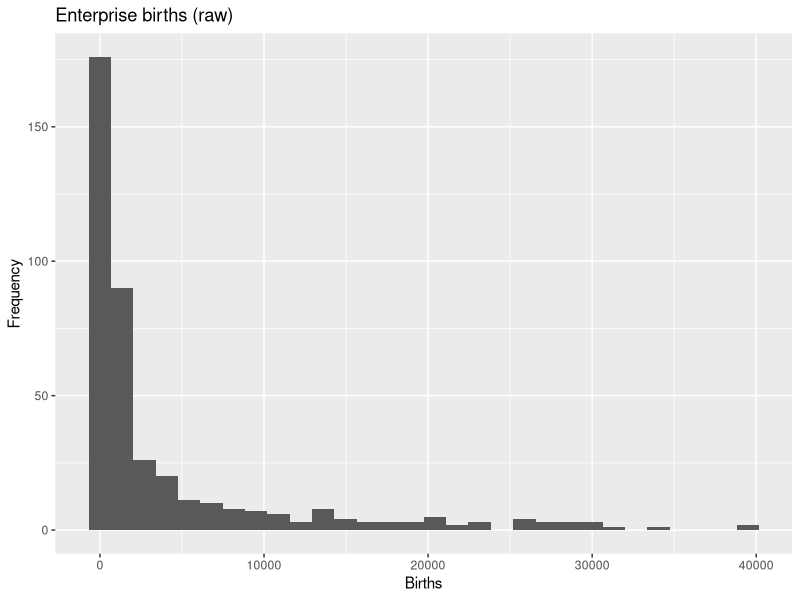
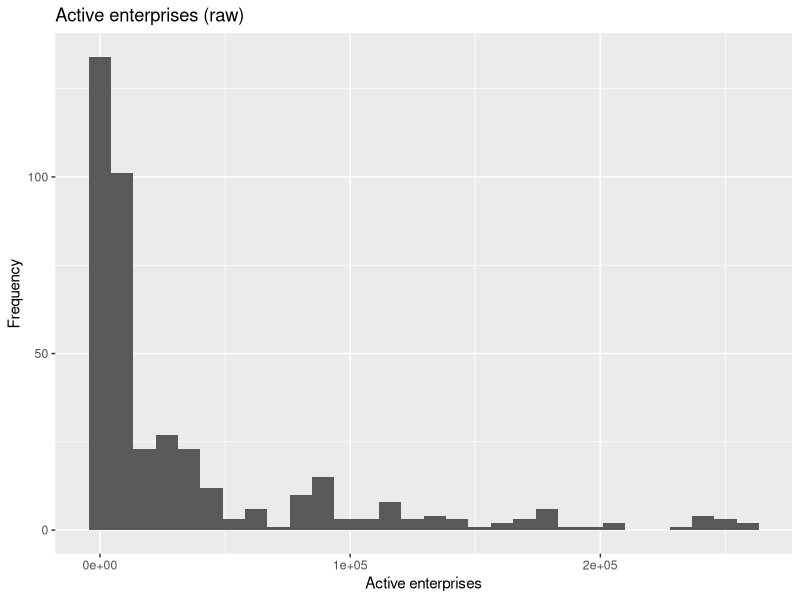
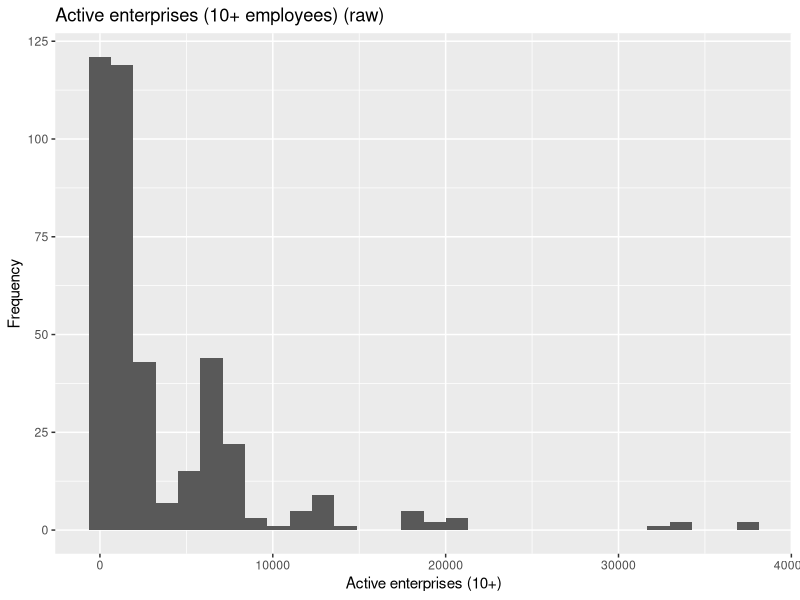
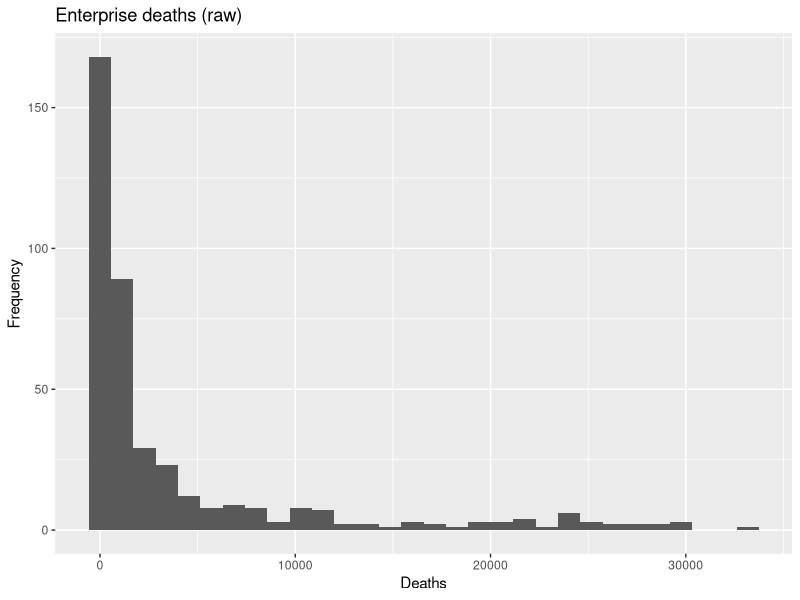
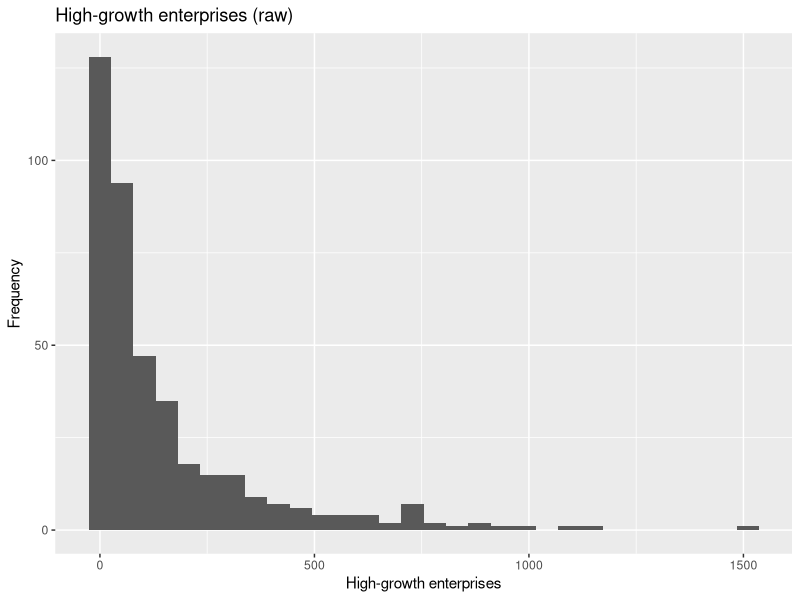
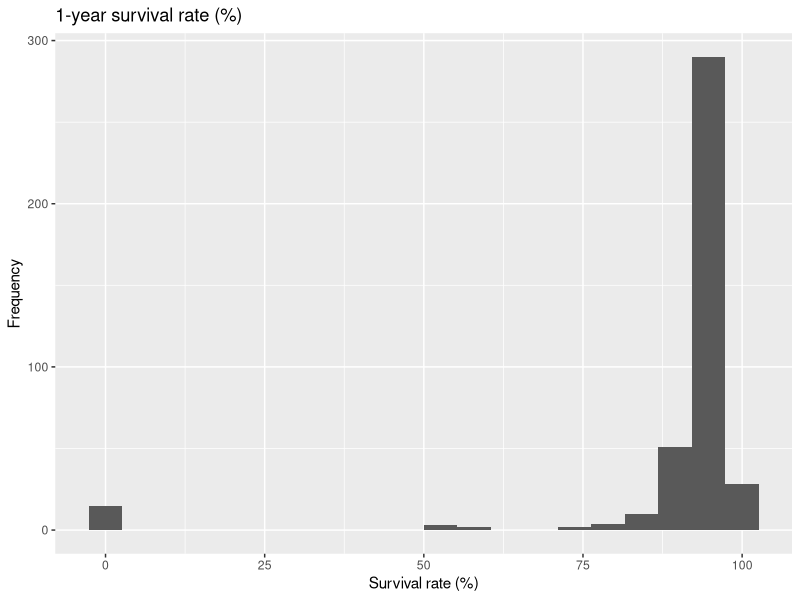
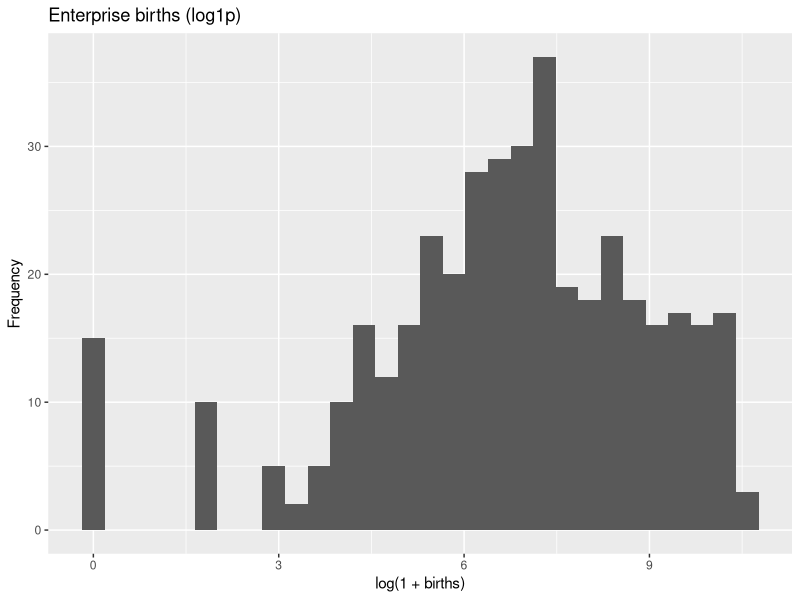
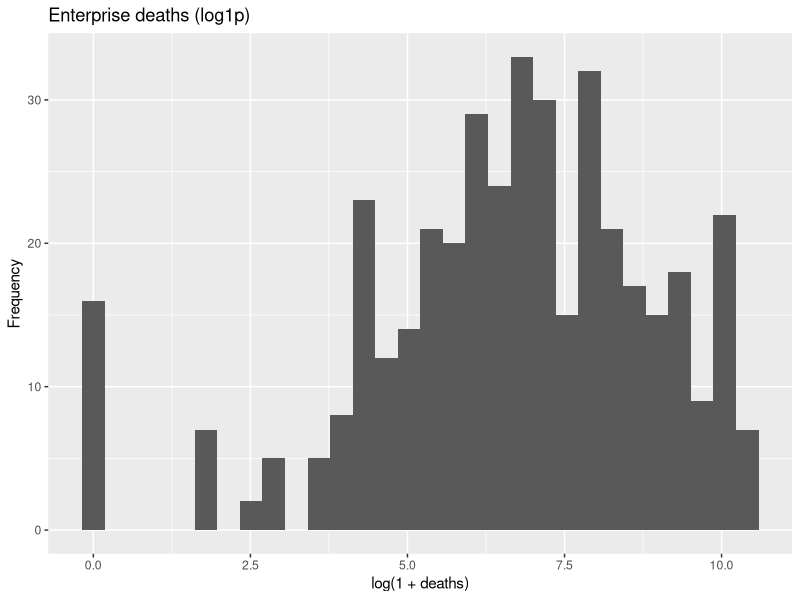

The R source for these figures, in order:

# RQ1:
# How do enterprise births vary across UK industries between 2019 and 2023, 
# and how are these differences associated with industry size, 
# enterprise survival, and high-growth activity?
# Output: Figures saved to ./Outputs/Visuals/


library(tidyverse)
library(scales)
library(corrplot)


if (!dir.exists("./Outputs/Visuals")) dir.create("./Outputs/Visuals", recursive = TRUE)


# Load data 
master_panel <- read_csv(
  "./Dataset/Final_Master_Datasets/master_panel_industry_characteristics_2019_2023.csv"
)

# Quick data audit (structure + missingness)
glimpse(master_panel)
summary(master_panel)
colSums(is.na(master_panel))


# Ensure consistent types for grouping and labels
master_panel <- master_panel %>%
  mutate(
    year = as.integer(year),
    industry_code = as.factor(industry_code), # use industry_name if preferred/available
    industry_name = as.character(industry_name)  # keep for labels/plots
    
  )

# Structure check
master_panel %>%
  summarise(
    n_rows = n(),
    n_industries = n_distinct(industry_code),
    years = paste(sort(unique(year)), collapse = ", ")
  )

# Create EDA features (raw + transformed) 
# Keep raw variables for interpretation, and log1p versions for skewed counts
eda <- master_panel %>%
  mutate(
    industry_name_wrapped = stringr::str_wrap(as.character(industry_name), width = 28),
    births = births_of_new_enterprises,
    active = active_enterprises,
    active_10plus = active_enterprises_10plus_employees,
    deaths = deaths_of_new_enterprises,
    high_growth = high_growth_enterprises,
    survival_1yr = percent_of_1_year,
    survival_2yr = percent_of_2_year,
    survival_3yr = percent_of_3_year,
    survival_4yr = percent_of_4_year,
    survival_5yr = percent_of_5_year,
    
    # Births per 1,000 active enterprises (controls for industry size)
    birth_intensity = if_else(
      active > 0,
      (births / active) * 1000,
      NA_real_
    ),
    log_births = log1p(births),
    log_active = log1p(active),
    log_active_10plus = log1p(active_10plus),
    log_deaths = log1p(deaths),
    log_high_growth = log1p(high_growth)
    )


# Raw distributions
p_births_raw <- ggplot(eda, aes(births)) +
  geom_histogram(bins = 30) +
  labs(title = "Enterprise births (raw)", x = "Births", y = "Frequency")

p_births_raw
ggsave("./Outputs/Visuals/RQ1_births_raw_distribution.png", p_births_raw, width = 8, height = 5, dpi = 300)


p_active_raw <- ggplot(eda, aes(active)) +
  geom_histogram(bins = 30) +
  labs(title = "Active enterprises (raw)", x = "Active enterprises", y = "Frequency")

p_active_raw

ggsave("./Outputs/Visuals/RQ1_active_enterprises_raw_distribution.png", p_active_raw, width = 8, height = 5, dpi = 300)


p_active_10plus_raw <- ggplot(eda, aes(active_10plus)) +
  geom_histogram(bins = 30) +
  labs(title = "Active enterprises (10+ employees) (raw)",
       x = "Active enterprises (10+)", y = "Frequency")


p_active_10plus_raw

ggsave("./Outputs/Visuals/RQ1_active_enterprises_10plus_raw_distribution.png", p_active_10plus_raw, width = 8, height = 5, dpi = 300)


p_deaths_raw <- ggplot(eda, aes(deaths)) +
  geom_histogram(bins = 30) +
  labs(title = "Enterprise deaths (raw)", x = "Deaths", y = "Frequency")


p_deaths_raw
ggsave("./Outputs/Visuals/RQ1_deaths_raw_distribution.png", p_deaths_raw, width = 8, height = 5, dpi = 300)



p_hg_raw <- ggplot(eda, aes(high_growth)) +
  geom_histogram(bins = 30) +
  labs(title = "High-growth enterprises (raw)", x = "High-growth enterprises", y = "Frequency")

p_hg_raw

ggsave("./Outputs/Visuals/RQ1_high_growth_raw_distribution.png", p_hg_raw , width = 8, height = 5, dpi = 300)

p_survival_1yr <- ggplot(eda, aes(survival_1yr)) +
  geom_histogram(bins = 20) +
  labs(title = "1-year survival rate (%)",
       x = "Survival rate (%)", y = "Frequency")

p_survival_1yr
ggsave("./Outputs/Visuals/RQ1_survival_1yr_distribution.png",
       p_survival_1yr, width = 8, height = 5, dpi = 300)




# Log-transformed distributions (skew reduction)
p_births_log <- ggplot(eda, aes(log_births)) +
  geom_histogram(bins = 30) +
  labs(title = "Enterprise births (log1p)", x = "log(1 + births)", y = "Frequency")

p_births_log 
ggsave("./Outputs/Visuals/RQ1_births_log_distribution.png", p_births_log, width = 8, height = 5, dpi = 300)


p_deaths_log <- ggplot(eda, aes(log_deaths)) +
  geom_histogram(bins = 30) +
  labs(title = "Enterprise deaths (log1p)", x = "log(1 + deaths)", y = "Frequency")

p_deaths_log 
ggsave("./Outputs/Visuals/RQ1_deaths_log_distribution.png", p_deaths_log, width = 8, height = 5, dpi = 300)




p_active_log <- ggplot(eda, aes(log_active)) +
  geom_histogram(bins = 30) +
  labs(title = "Active enterprises (log1p)", x = "log(1 + active)", y = "Frequency")

p_active_log 
ggsave("./Outputs/Visuals/RQ1_active_log_distribution.png", p_active_log, width = 8, height = 5, dpi = 300)


p_active_10plus_log <- ggplot(eda, aes(log_active_10plus)) +
  geom_histogram(bins = 30) +
  labs(title = "Active enterprises with 10+ employees (log1p)", x = "log(1 + active_10plus)", y = "Frequency")

p_active_10plus_log 
ggsave("./Outputs/Visuals/RQ1_active_10plus_log_distribution.png", p_active_10plus_log, width = 8, height = 5, dpi = 300)




p_high_growth_log <- ggplot(eda, aes(log_high_growth)) +
  geom_histogram(bins = 30) +
  labs(title = "High-growth enterprises (log1p)", x = "log(1 + high-growth)", y = "Frequency")

p_high_growth_log 
ggsave("./Outputs/Visuals/RQ1_high_growth_log_distribution.png", p_high_growth_log, width = 8, height = 5, dpi = 300)


# Size-adjusted entry
# Birth intensity distribution
p_birth_intensity_hist <- ggplot(eda %>% filter(is.finite(birth_intensity)), aes(birth_intensity)) +
  geom_histogram(bins = 30) +
  labs(title = "Birth intensity (births per 1,000 active enterprises)",
       x = "Birth intensity", y = "Frequency")

p_birth_intensity_hist
ggsave("./Outputs/Visuals/RQ1_birth_intensity_distribution.png",
       p_birth_intensity_hist, width = 8, height = 5, dpi = 300)


# Time patterns (variation over time)
# Overall total births by year (across all industries)
p_total_births_time <- eda %>%
  group_by(year) %>%
  summarise(total_births = sum(births, na.rm = TRUE), .groups = "drop") %>%
  ggplot(aes(year, total_births)) +
  geom_line() +
  geom_point() +
  labs(
    title = "Total enterprise births across all industries (2019–2023)",
    x = "Year",
    y = "Total births"
  )

p_total_births_time 

ggsave("./Outputs/Visuals/RQ1_total_births_over_time.png",
       p_total_births_time, width = 8, height = 5, dpi = 300)



# Birth intensity over time (overall) 
p_birth_intensity_time <- eda %>%
  group_by(year) %>%
  summarise(mean_birth_intensity = mean(birth_intensity, na.rm = TRUE),
            .groups = "drop") %>%
  ggplot(aes(year, mean_birth_intensity)) +
  geom_line() +
  geom_point() +
  labs(
    title = "Mean birth intensity over time (2019–2023)",
    x = "Year",
    y = "Mean births per 1,000 active enterprises"
  )

p_birth_intensity_time
ggsave("./Outputs/Visuals/RQ1_birth_intensity_over_time.png",
       p_birth_intensity_time, width = 8, height = 5, dpi = 300)

# Top 10 industries by total births for readable time-series comparison
top_industries <- eda %>%
  group_by(industry_code) %>%
  summarise(total_births = sum(births, na.rm = TRUE), .groups = "drop") %>%
  arrange(desc(total_births)) %>%
  slice_head(n = 10) %>%
  pull(industry_code)

p_birth_intensity_top_industries <- eda %>%
  filter(industry_code %in% top_industries, is.finite(birth_intensity)) %>%
  group_by(year, industry_code, industry_name_wrapped) %>%
  summarise(mean_birth_intensity = mean(birth_intensity, na.rm = TRUE),
            .groups = "drop") %>%
  ggplot(aes(year, mean_birth_intensity, color = industry_name_wrapped)) +
  geom_line() +
  geom_point() +
  labs(
    title = "Birth intensity over time for top industries (2019–2023)",
    x = "Year",
    y = "Births per 1,000 active enterprises",
    color = "Industry"
  )

p_birth_intensity_top_industries
ggsave("./Outputs/Visuals/RQ1_birth_intensity_top_industries.png",
       p_birth_intensity_top_industries, width = 9, height = 6, dpi = 300)



p_births_top_industries <- eda %>%
  filter(industry_code %in% top_industries) %>%
  group_by(year, industry_code, industry_name_wrapped) %>%
  summarise(births = sum(births, na.rm = TRUE), .groups = "drop") %>%
  ggplot(aes(year, births, color = industry_name_wrapped)) +
  geom_line() +
  geom_point() +
  labs(
    title = "Enterprise births over time for top industries",
    x = "Year",
    y = "Births",
    color = "Industry"
  )

p_births_top_industries
ggsave("./Outputs/Visuals/RQ1_births_over_time_top_industries.png",
       p_births_top_industries, width = 9, height = 6, dpi = 300)


# Industry comparisons (differences across industries) 
# Distribution of births across top industries (boxplot)
# Boxplot: births distribution across top industries 

p_births_box_top <- eda %>%
  filter(industry_code %in% top_industries) %>%
  ggplot(aes(reorder(industry_name_wrapped, births, FUN = median), births)) +
  geom_boxplot() +
  coord_flip() +
  labs(
    title = "Distribution of births across top industries (2019–2023)",
    x = "Industry",
    y = "Births"
  )

p_births_box_top
ggsave("./Outputs/Visuals/RQ1_7_births_distribution_by_industry.png",
       p_births_box_top, width = 9, height = 6, dpi = 300)


# Top 10 industries by total births
eda %>%
  group_by(industry_code, industry_name_wrapped) %>%
  summarise(total_births = sum(births, na.rm = TRUE), .groups = "drop") %>%
  arrange(desc(total_births)) %>%
  slice_head(n = 10)

# Top 10 industries by average birth intensity
eda %>%
  filter(is.finite(birth_intensity)) %>%
  group_by(industry_code,industry_name_wrapped) %>%
  summarise(mean_birth_intensity = mean(birth_intensity, na.rm = TRUE), .groups = "drop") %>%
  arrange(desc(mean_birth_intensity)) %>%
  slice_head(n = 10)

# Associations (births vs size, survival, high-growth) 
# Scatterplots with trend lines
# These plots show patterns and they do not establish causality.
p_births_vs_size <- ggplot(eda, aes(log_active, log_births)) +
  geom_point(alpha = 0.5) +
  geom_smooth(method = "lm", se = FALSE) +
  labs(
    title = "Association: births vs industry size",
    x = "log(1 + active enterprises)",
    y = "log(1 + births)"
  )

p_births_vs_size
ggsave("./Outputs/Visuals/RQ1_births_vs_industry_size.png",
       p_births_vs_size, width = 8, height = 5, dpi = 300)



p_births_vs_high_growth <- ggplot(eda, aes(log_high_growth, log_births)) +
  geom_point(alpha = 0.5) +
  geom_smooth(method = "lm", se = FALSE) +
  labs(
    title = "Association: births vs high-growth activity",
    x = "log(1 + high-growth enterprises)",
    y = "log(1 + births)"
  )

p_births_vs_high_growth
ggsave("./Outputs/Visuals/RQ1_births_vs_high_growth.png",
       p_births_vs_high_growth, width = 8, height = 5, dpi = 300)



p_births_vs_survival <- ggplot(eda, aes(survival_1yr, log_births)) +
  geom_point(alpha = 0.5) +
  geom_smooth(method = "lm", se = FALSE) +
  labs(
    title = "Association: births vs 1-year survival rate",
    x = "1-year survival (%)",
    y = "log(1 + births)"
  )

p_births_vs_survival
ggsave("./Outputs/Visuals/RQ1_births_vs_survival_1yr.png",
       p_births_vs_survival, width = 8, height = 5, dpi = 300)



p_births_vs_deaths <- ggplot(eda, aes(log_deaths, log_births)) +
  geom_point(alpha = 0.5) +
  geom_smooth(method = "lm", se = FALSE) +
  labs(
    title = "Association: births vs deaths (context for churn)",
    x = "log(1 + deaths)",
    y = "log(1 + births)"
  )

p_births_vs_deaths
ggsave("./Outputs/Visuals/RQ1_births_vs_deaths.png",
       p_births_vs_deaths, width = 8, height = 5, dpi = 300)



p_intensity_vs_size <- ggplot(
  eda %>% filter(is.finite(birth_intensity)),
  aes(log_active, birth_intensity)
) +
  geom_point(alpha = 0.5) +
  geom_smooth(method = "lm", se = FALSE) +
  labs(
    title = "Association: birth intensity vs industry size",
    x = "log(1 + active enterprises)",
    y = "Births per 1,000 active enterprises"
  )

p_intensity_vs_size
ggsave("./Outputs/Visuals/RQ1_birth_intensity_vs_industry_size.png",
       p_intensity_vs_size, width = 8, height = 5, dpi = 300)


p_intensity_vs_high_growth <- ggplot(
  eda %>% filter(is.finite(birth_intensity)),
  aes(log_high_growth, birth_intensity)
) +
  geom_point(alpha = 0.5) +
  geom_smooth(method = "lm", se = FALSE) +
  labs(
    title = "Association: birth intensity vs high-growth activity",
    x = "log(1 + high-growth enterprises)",
    y = "Births per 1,000 active enterprises"
  )

p_intensity_vs_high_growth
ggsave("./Outputs/Visuals/RQ1_birth_intensity_vs_high_growth.png",
       p_intensity_vs_high_growth, width = 8, height = 5, dpi = 300)


p_intensity_vs_survival <- ggplot(
  eda %>% filter(is.finite(birth_intensity)),
  aes(survival_1yr, birth_intensity)
) +
  geom_point(alpha = 0.5) +
  geom_smooth(method = "lm", se = FALSE) +
  labs(
    title = "Association: birth intensity vs 1-year survival rate",
    x = "1-year survival (%)",
    y = "Births per 1,000 active enterprises"
  )

p_intensity_vs_survival
ggsave("./Outputs/Visuals/RQ1_birth_intensity_vs_survival_1yr.png",
       p_intensity_vs_survival, width = 8, height = 5, dpi = 300)


p_intensity_vs_deaths <- ggplot(
  eda %>% filter(is.finite(birth_intensity)),
  aes(log_deaths, birth_intensity)
) +
  geom_point(alpha = 0.5) +
  geom_smooth(method = "lm", se = FALSE) +
  labs(
    title = "Association: birth intensity vs deaths (context)",
    x = "log(1 + deaths)",
    y = "Births per 1,000 active enterprises"
  )

p_intensity_vs_deaths
ggsave("./Outputs/Visuals/RQ1_birth_intensity_vs_deaths.png",
       p_intensity_vs_deaths, width = 8, height = 5, dpi = 300)


# Correlation analysis (feature selection justification) 
# Survival measures correlation (supports selecting one survival metric)
survival_only <- eda %>%
  select(survival_1yr, survival_2yr, survival_3yr, survival_4yr, survival_5yr)

survival_cor <- cor(survival_only, use = "pairwise.complete.obs")
round(survival_cor, 2)

png("./Outputs/Visuals/RQ1_survival_measures_correlation.png",
    width = 1200, height = 900, res = 150)

corrplot(
  survival_cor,
  method = "color",
  type = "upper",
  addCoef.col = "black",
  tl.col = "black",
  number.cex = 0.7
)

dev.off()

# Correlation among predictors (justifies dropping redundant predictors)
predictor_corr <- eda %>%
  select(
    log_active,
    log_active_10plus,
    log_deaths,
    log_high_growth,
    survival_1yr
  )

pred_cor <- cor(predictor_corr, use = "pairwise.complete.obs")
round(pred_cor, 2)

png("./Outputs/Visuals/RQ1_predictor_correlation_matrix.png",
    width = 1200, height = 900, res = 150)

corrplot(
  pred_cor,
  method = "color",
  type = "upper",
  addCoef.col = "black",
  tl.col = "black",
  number.cex = 0.7
)

dev.off()

# Target–predictor correlation 
target_assoc <- eda %>%
  select(
    log_births,
    log_active,
    log_active_10plus,
    log_deaths,
    log_high_growth,
    survival_1yr
  )

round(cor(target_assoc, use = "pairwise.complete.obs"), 2)

# EDA conclusions
cat(
  "\nEDA conclusion notes:\n",
  "- Distributions for births, size and high-growth are right-skewed; log1p transforms are suitable.\n",
  "- Survival measures (1–5 years) are strongly correlated; selecting one (such as 1-year) is justified.\n",
  "- Size measures (active vs active_10plus) may be redundant; correlation will inform which to keep.\n",
  "- Deaths provide useful context for churn but may be highly correlated with size; consider exclusion.\n"
)
